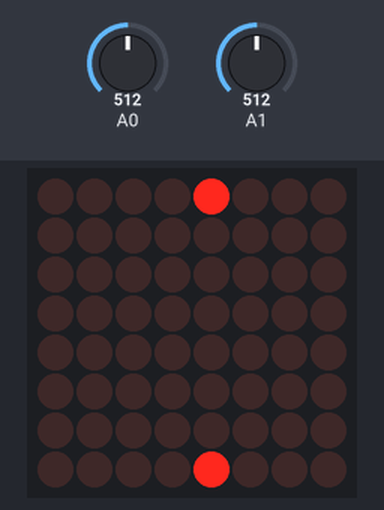
A sketch run on a simulated Arduino Uno, built with avr-gcc and run on an emulated ATmega328P. On the bench: 8×8 LED matrix. Wiring (inferred from the names in the program): MAX7219 LED driver (orientation assumed): data pin 5; clock pin 4; CS pin 3. Inputs (shaded band) come from the test bench; at power-on: A1 = 512, A0 = 512.

Above: at 1.2 s.
1.3 s: A1 set to 716
At 2.5 s:
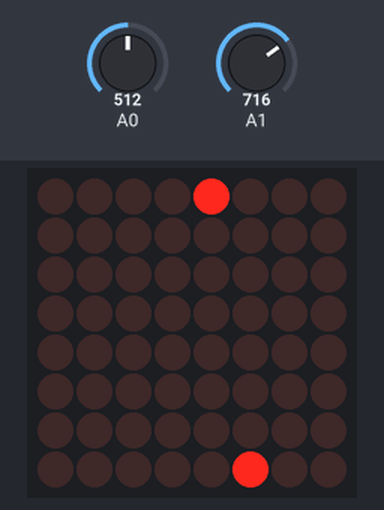
4.3 s: A0 set to 716
At 4.8 s:
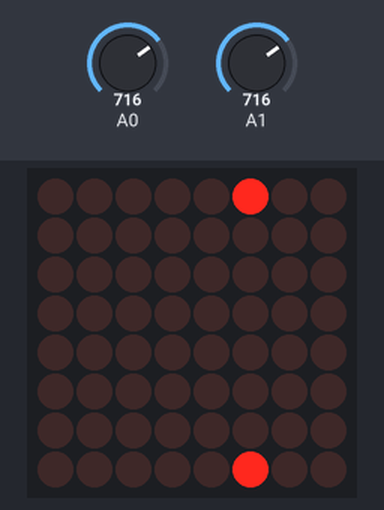
7.3 s: A0 set to 900
At 8.4 s:
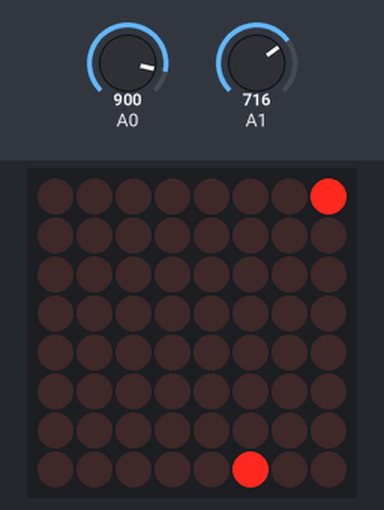
10.3 s: A1 set to 900
At 11.0 s:
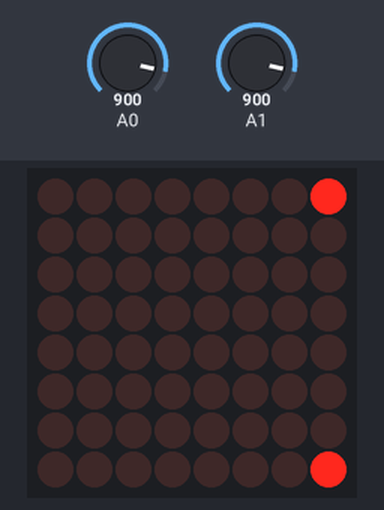
13.3 s: A1 set to 1023
At 14.6 s:
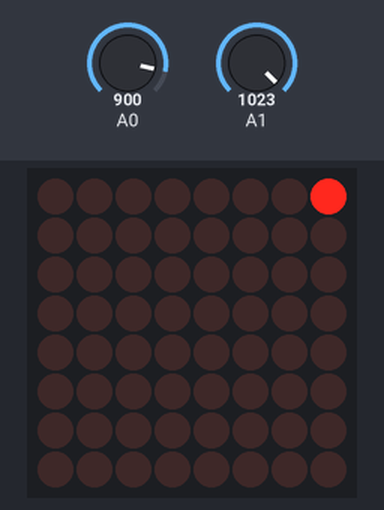
16.3 s: A0 set to 511
At 17.1 s:
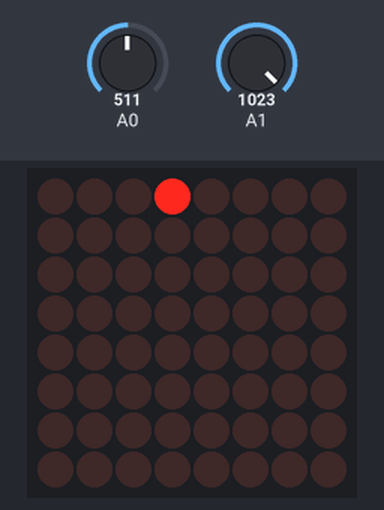
Timing chart, 0 to 19.3 s (numbered marks = the images above; inputs shaded):
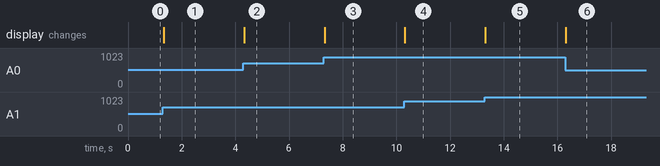

Measured:
- after the input at 1.3 s, the display: changes at once (image 1)
- after the input at 4.3 s, the display: changes at once (image 2)
- after the input at 7.3 s, the display: changes at once (image 3)
- after the input at 10.3 s, the display: changes at once (image 4)
- after the input at 13.3 s, the display: changes at once (image 5)
- after the input at 16.3 s, the display: changes at once (image 6)

The sketch:

POTMETERPONGARDUINO.ino
```cpp
int incomingByte = 0;
int x = 0;
int y = 0;

// Max7219 pins
// vcc to 5v on arduino
// GND to GND on arduino
int dataIn = 5;
int load = 3;
int clock = 4;

// pot map value
// left pin to 5v on arduino
// mid pin to A0, and A1 on arduino
// right pint to GND on arduino
int A0VAL, A1VAL;

// define max7219 registers
byte max7219_reg_noop        = 0x00;
byte max7219_reg_digit0      = 0x01;
byte max7219_reg_digit1      = 0x02;
byte max7219_reg_digit2      = 0x03;
byte max7219_reg_digit3      = 0x04;
byte max7219_reg_digit4      = 0x05;
byte max7219_reg_digit5      = 0x06;
byte max7219_reg_digit6      = 0x07;
byte max7219_reg_digit7      = 0x08;
byte max7219_reg_decodeMode  = 0x09;
byte max7219_reg_intensity   = 0x0a;
byte max7219_reg_scanLimit   = 0x0b;
byte max7219_reg_shutdown    = 0x0c;
byte max7219_reg_displayTest = 0x0f;

void putByte(byte data)
{
  for (int i = 7; i >= 0; i--)
  {
    digitalWrite(clock, LOW);   // tick
    digitalWrite(dataIn, data & (1 << i)); // send bit
    digitalWrite(clock, HIGH);   // tock
  }
}

void maxSingle( byte reg, byte col)
{
  digitalWrite(load, LOW);       // begin
  putByte(reg);                  // specify register
  putByte(col);                  // put data
  digitalWrite(load, HIGH);      // end
}

void initMax7219()
{
  //initiation of the max 7219
  maxSingle(max7219_reg_scanLimit, 0x07);
  maxSingle(max7219_reg_decodeMode, 0x00);  // using an led matrix (not digits)
  maxSingle(max7219_reg_shutdown, 0x01);    // not in shutdown mode
  maxSingle(max7219_reg_displayTest, 0x00); // no display test
  for (int e = 1; e <= 8; e++) maxSingle(e, 0); // empty registers, turn all LEDs off
  maxSingle(max7219_reg_intensity, 0x0f);    // range: 0x00 to 0x0f
}

void setup ()
{
  Serial.begin(9600);

  pinMode(dataIn, OUTPUT);
  pinMode(clock,  OUTPUT);
  pinMode(load,   OUTPUT);

  initMax7219();
}

void loop ()
{
  // "Pong" on led matrix
  A0VAL = analogRead(A0);
  A0VAL = map(A0VAL, 0, 1023, 0, 8);
  A1VAL = analogRead(A1);
  A1VAL = map(A1VAL, 0, 1023, 0, 8);
  for (int i = 0; i < 8; i++)
  {
    maxSingle(i + 1, 0);
  }
  maxSingle(1, (128 >> A0VAL));
  maxSingle(8, (128 >> A1VAL));
}
```
